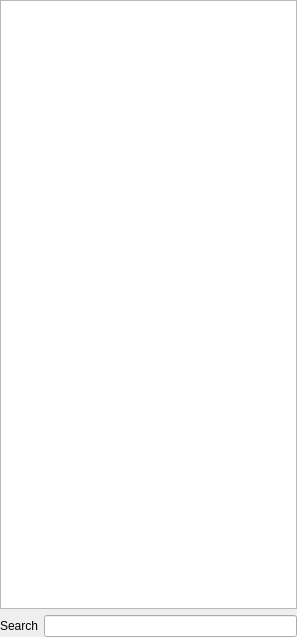
<?xml version="1.0" encoding="UTF-8"?>
<ui version="4.0">
 <class>ChipNavigator</class>
 <widget class="QWidget" name="ChipNavigator">
  <property name="geometry">
   <rect>
    <x>0</x>
    <y>0</y>
    <width>297</width>
    <height>637</height>
   </rect>
  </property>
  <property name="windowTitle">
   <string>Form</string>
  </property>
  <layout class="QVBoxLayout" name="verticalLayout">
   <property name="leftMargin">
    <number>0</number>
   </property>
   <property name="topMargin">
    <number>0</number>
   </property>
   <property name="rightMargin">
    <number>0</number>
   </property>
   <property name="bottomMargin">
    <number>0</number>
   </property>
   <item>
    <widget class="QTreeWidget" name="treeWidgetBlock">
     <property name="sizePolicy">
      <sizepolicy hsizetype="Expanding" vsizetype="Expanding">
       <horstretch>0</horstretch>
       <verstretch>0</verstretch>
      </sizepolicy>
     </property>
     <property name="minimumSize">
      <size>
       <width>200</width>
       <height>0</height>
      </size>
     </property>
     <attribute name="headerVisible">
      <bool>false</bool>
     </attribute>
     <column>
      <property name="text">
       <string>Chip Overview</string>
      </property>
     </column>
     <column>
      <property name="text">
       <string>ID</string>
      </property>
     </column>
    </widget>
   </item>
   <item>
    <layout class="QHBoxLayout" name="layoutSearch">
     <item>
      <widget class="QLabel" name="labelSearch">
       <property name="text">
        <string>Search</string>
       </property>
      </widget>
     </item>
     <item>
      <widget class="QLineEdit" name="lineEditSearch"/>
     </item>
    </layout>
   </item>
  </layout>
 </widget>
 <resources/>
 <connections/>
</ui>
